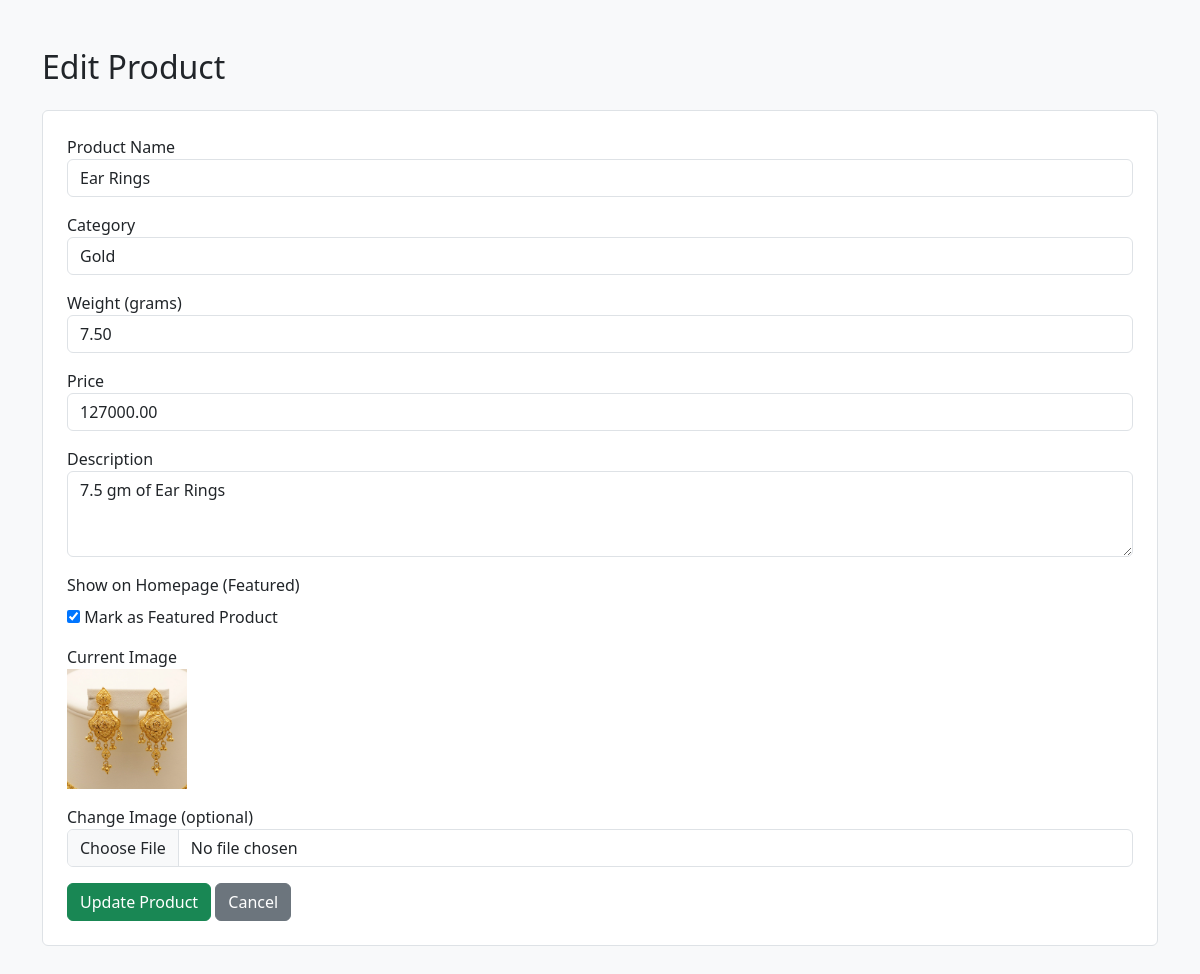
/admin/edit_product.php?id=7 (signed in), run on the app's committed database.
### tables this page shows
CREATE TABLE `products` (
  `id` int(11) NOT NULL,
  `category_id` int(11) DEFAULT NULL,
  `name` varchar(150) DEFAULT NULL,
  `weight` decimal(10,2) DEFAULT NULL,
  `price` decimal(10,2) DEFAULT NULL,
  `stock` int(11) NOT NULL DEFAULT 0,
  `image` varchar(255) DEFAULT NULL,
  `description` text DEFAULT NULL,
  `featured` tinyint(1) DEFAULT 0,
  `purity` enum('916','999') NOT NULL,
  `huid_code` varchar(10) DEFAULT NULL
);

CREATE TABLE `categories` (
  `id` int(11) NOT NULL,
  `name` varchar(100) DEFAULT NULL
);

### admin/edit_product.php (the view, shortened to what this page needs)
<?php
include '../db.php';
$id = intval($_GET['id']);
$res = mysqli_query($conn, "SELECT * FROM products WHERE id=$id");
$product = mysqli_fetch_assoc($res);
$cat_res = mysqli_query($conn, "SELECT * FROM categories");
?>
<!DOCTYPE html>
<html>
<head>
    <link href="https://cdn.jsdelivr.net/npm/bootstrap@5.3.2/dist/css/bootstrap.min.css" rel="stylesheet">
</head>
<body class="bg-light">
<div class="container my-5">
    <h2 class="mb-4">Edit Product</h2>
    <form method="post" enctype="multipart/form-data" class="bg-white p-4 border rounded">
        <div class="mb-3">
            <label>Product Name</label>
            <input type="text" name="name" class="form-control"
                   value="<?= htmlspecialchars($product['name']); ?>" required>
        </div>
        <div class="mb-3">
            <label>Category</label>
            <select name="category_id" class="form-control" required>
                <?php while ($cat = mysqli_fetch_assoc($cat_res)) { ?>
                    <option value="<?= $cat['id']; ?>"
                        <?php if ($cat['id'] == $product['category_id']) echo 'selected'; ?>>
                        <?= htmlspecialchars($cat['name']); ?>
                    </option>
                <?php } ?>
            </select>
        </div>
        <div class="mb-3">
            <label>Weight (grams)</label>
            <input type="number" step="0.01" name="weight" class="form-control"
                   value="<?= htmlspecialchars($product['weight']); ?>" required>
        </div>
        <div class="mb-3">
            <label>Price</label>
            <input type="number" step="0.01" name="price" class="form-control"
                   value="<?= htmlspecialchars($product['price']); ?>" required>
        </div>
        <div class="mb-3">
            <label>Description</label>
            <textarea name="description" class="form-control" rows="3"><?= htmlspecialchars($product['description']); ?></textarea>
        </div>
        <div class="mb-3">
            <label class="form-label">Show on Homepage (Featured)</label><br>
            <input type="checkbox" name="featured" value="1"
                <?php if ($product['featured'] == 1) echo 'checked'; ?>>
            <span>Mark as Featured Product</span>
        </div>
        <div class="mb-3">
            <label>Current Image</label><br>
            <img src="../uploads/<?= htmlspecialchars($product['image']); ?>" width="120">
        </div>
        <div class="mb-3">
            <label>Change Image (optional)</label>
            <input type="file" name="image" class="form-control">
        </div>
        <button type="submit" name="update" class="btn btn-success">Update Product</button>
        <a href="products.php" class="btn btn-secondary">Cancel</a>
    </form>
</div>
</body>
</html>

### data on the page
products: name "Ear Rings", category_id "Gold", weight "7.50", price "127000.00", description "7.5 gm of Ear Rings", featured "☑", image (picture)
